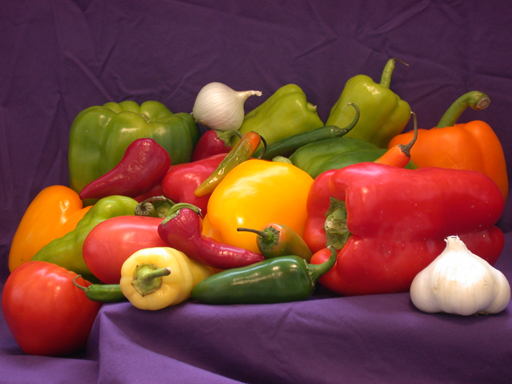
#> input picture peppers.bmp, 512 x 384 px; the run also reads 1 picture not shown here
$ python main.py
#> lines starting #> are read from the running program, lines starting #| are printed output that depends on the picture; long printed decimals are rounded; pictures that were not available may be replaced by others from this repository, and a replacement may not be noted
# This is a sample Python script.

# Press Shift+F10 to execute it or replace it with your code.
# Press Double Shift to search everywhere for classes, files, tool windows, actions, and settings.

import numpy as np
import matplotlib.pyplot as plt
import matplotlib.colors as clr
import cv2
import scipy.fftpack as fft
from numpy import r_


colorlist = ["gold", "red"]
colorlistRed = ["black", "red"]
colorlistGreen = ["black", "green"]
colorlistBlue = ["black", "blue"]


# [32 lines left out: function downsample_inter, not called in this run]


def upsample_rep(img_in, num):
    w, h, c = img_in.shape

    cm_grey = clr.LinearSegmentedColormap.from_list('greyMap', [(0, 0, 0), (1, 1, 1)], 256)
    if num == 420:
        img_out = np.zeros((w * 2, h * 2, 2))
    elif num == 422:
        img_out = np.zeros((w, h*2, 2))
    for i in range(2):
        dsImg = img_in[:, :, i]
        stepX = 2
        stepY = 2
        # print("\nUpsampling with repetitions\n")

        fig = plt.figure(figsize=(20, 20))

        if num == 420:  # coisa bonita
            usImg = np.repeat(dsImg, stepX, axis=1)
            l, c = usImg.shape
            usImg = np.repeat(usImg, stepY, axis=0)
        elif num == 422:  # coisa bonita
            usImg = np.repeat(dsImg, stepX, axis=1)
            l, c = usImg.shape

        fig.add_subplot(1, 2, 1)
        plt.imshow(dsImg,cm_grey)
        plt.title('downsampled')
        plt.axis('image')

        fig.add_subplot(1, 2, 2)
        plt.imshow(usImg,cm_grey)
        plt.title('upsampled with repetitions')
        plt.axis('image')
        plt.show()

        # print("dsImg size = ", dsImg.shape)
        # print("usImg size = ", usImg.shape)
        img_out[:, :, i] = usImg

    return img_out


# [34 lines left out: function upsample_inter, not called in this run]


def downsample_nointer(img_in, num):
    w, h, c = img_in.shape

    cm_grey = clr.LinearSegmentedColormap.from_list('greyMap', [(0, 0, 0), (1, 1, 1)], 256)
    if num == 420:
        img_out = np.zeros((w//2, h//2, 2))
    elif num == 422:
        img_out = np.zeros((w, h//2, 2))
    for i in range(2):
        img = img_in[:, :, i]
        stepX = 2
        stepY = 2

        # print("\nDownsampling 4:2:0 using openCv with interpolation filter\n")

        if num == 420:  # coisa bonita
            dsImg = img[::stepX, ::stepY]

        elif num == 422:  # coisa bonita
            dsImg = img[:, ::stepX]

        fig = plt.figure(figsize=(10, 10))
        fig.add_subplot(1, 2, 1)
        plt.imshow(img,cm_grey)
        plt.title('Original')
        plt.axis('image')

        # [9 lines of commented-out code are left out]

        fig.add_subplot(1, 2, 2)
        plt.imshow(dsImg,cm_grey)
        if num == 420:  # coisa bonita
            plt.title('downsampled 4:2:0 sx = 0.5, sy = 0.5  no interp')

        elif num == 422:  # coisa bonita
            plt.title('downsampled 4:2:2 sx = 0.5 no interp')
        plt.axis('image')
        img_out[:, :, i] = dsImg

    return img_out


# [66 lines left out: functions DCT, iDCT, not called in this run]


def idctBlocks(yin,cbcrin, d):
    w, h, c = cbcrin.shape
    cbcrout = np.zeros((w,h,2))
    for k in range(3):
        if(k==0):
            img = yin
            w, h = img.shape
            yout = np.zeros((w,h))
            idct = np.zeros((w,h))

        else:
            img_in = cbcrin
            img = img_in[:, :, k-1]
            w, h, c = img_in.shape
            idct1 = np.zeros((w,h))

        cm_grey = clr.LinearSegmentedColormap.from_list('greyMap', [(0, 0, 0), (1, 1, 1)], 256)


        dctImg1 = img


        if(k==0):
            for i in r_[:w:d]:
                for j in r_[:h:d]:
                    idct[i:(i + d), j:(j + d)] = idct2(dctImg1[i:(i + d), j:(j + d)])
            yout = idct
        else:
            for i in r_[:w:d]:
                for j in r_[:h:d]:
                    idct1[i:(i + d), j:(j + d)] = idct2(dctImg1[i:(i + d), j:(j + d)])
            cbcrout[:,:,k-1] = idct1


        print("IDCT ---------------------------------------------------- \n" + str(idct))
        plt.figure(figsize=(20, 20))
        plt.imshow(idct,cm_grey)
        stringTitle = "IDCT of " + str(d) + "blocks"
        plt.title(stringTitle)

    return yout,cbcrout


def dctBasisImg(img, d):
    imsize = img.shape
    dct = np.zeros(imsize)
    dctLog = np.zeros(dct.shape)
    for i in r_[:imsize[0]:d]:
        for j in r_[:imsize[1]:d]:
            dct[i:(i + d), j:(j + d)] = dct2(img[i:(i + d), j:(j + d)])

    dctLog = np.log(np.abs(dct) + 0.0001)
    return dct, dctLog


def dct2(a):
    dctImg = fft.dct(fft.dct(a, norm='ortho').T, norm='ortho').T
    return dctImg


def idct2(dctImg):
    idctImg = fft.idct(fft.idct(dctImg, norm="ortho").T, norm="ortho").T
    return idctImg


def DCT_block(yin, cbcrin):
    w, h, c = cbcrin.shape
    cbcrout = np.zeros((w,h,2))
    cbcrout64 = np.zeros((w,h,2))
    for k in range(3):
        if(k==0):
            img = yin
            w, h = img.shape
            yout = np.zeros((w,h))
            yout = np.zeros((w,h))
            yout64 = np.zeros((w,h))

        else:
            img_in = cbcrin
            img = img_in[:, :, k-1]
            w, h, c = img_in.shape
        cm_grey = clr.LinearSegmentedColormap.from_list('greyMap', [(0, 0, 0), (1, 1, 1)], 256)

        dct8x8, log8x8 = dctBasisImg(img, 8)

        fig = plt.figure(figsize=(20, 20))
        fig.add_subplot(1,2,1)
        plt.imshow(log8x8, cm_grey)
        plt.title("Log of 8x8 DCT")

        fig.add_subplot(1,2,2)
        plt.imshow(dct8x8,  cm_grey , vmax=np.max(dct8x8) * 0.01, vmin=0)
        plt.title("8x8 DCTs of the image")

        dct64x64,log64x64 = dctBasisImg(img, 64)

        fig = plt.figure(figsize=(20, 20))
        fig.add_subplot(1,2,1)
        plt.imshow(log64x64,  cm_grey )
        plt.title("Log of 64x64 DCT")

        fig.add_subplot(1,2,2)
        plt.imshow(dct64x64,  cm_grey , vmax=np.max(dct8x8) * 0.01, vmin=0)
        plt.title("64x64 DCTs of the image")

        if(k==0):
            yout = dct8x8
            yout64 = dct64x64
        else:
            cbcrout[:,:,k-1] = dct8x8
            cbcrout64[:,:,k-1] = dct64x64

    return yout, yout64, cbcrout, cbcrout64

def getMatrix(i, qFactor):
    LumMatrix =  np.array([[16, 11, 10, 16,  24,  40,  51,  61],
                           [12, 12, 14, 19,  26,  58,  60,  55],
                           [14, 13, 16, 24,  40,  57,  69,  56],
                           [14, 17, 22, 29,  51,  87,  80,  62],
                           [18, 22, 37, 56,  68, 109, 103,  77],
                           [24, 35, 55, 64,  81, 104, 113,  92],
                           [49, 64, 78, 87, 103, 121, 120, 101],
                           [72, 92, 95, 98, 112, 100, 103,  99]])
    CromMatrix = np.array([[17, 18, 24, 47, 99, 99, 99, 99],
                           [18, 21, 26, 66, 99, 99, 99, 99],
                           [24, 26, 56, 99, 99, 99, 99, 99],
                           [47, 66, 99, 99, 99, 99, 99, 99],
                           [99, 99, 99, 99, 99, 99, 99, 99],
                           [99, 99, 99, 99, 99, 99, 99, 99],
                           [99, 99, 99, 99, 99, 99, 99, 99],
                           [99, 99, 99, 99, 99, 99, 99, 99]])

    if(qFactor == 100):
        matrix1 = np.ones(LumMatrix.shape)
        return matrix1

    if(i == 0):
        matrix1 = LumMatrix
    else:
        matrix1 = CromMatrix

    if (qFactor < 50):

        S = 50/qFactor
    else:
        S = (100 - qFactor)/50


    matrix = np.round(S*matrix1)
    matrix[matrix > 255] = 255
    matrix[matrix < 1] = 1


    print(matrix)
    return matrix


def reverseQuantization(yin,cbcrin,qFactor):
    w, h, c = cbcrin.shape
    cbcrout = np.zeros((w,h,2))
    for k in range(3):
        if(k==0):
            img = yin
            w, h = img.shape
            yout = np.zeros((w,h))
            unQuantizedImg = np.zeros(img.shape)
        else:
            img_in = cbcrin
            img = img_in[:, :, k-1]
            w, h, c = img_in.shape
            unQuantizedImg = np.zeros((w,h))
        cm_grey = clr.LinearSegmentedColormap.from_list('greyMap', [(0, 0, 0), (1, 1, 1)], 256)

        matrix = getMatrix(k,qFactor)
        imgChannel = img[:,:]
        for i in r_[:w:8]:
            for j in r_[:h:8]:
                bocadinho = imgChannel[i:(i + 8), j:(j + 8)]

                bocadinho = np.round(bocadinho*matrix)
                unQuantizedImg[i:(i + 8), j:(j + 8)] = bocadinho

        if(k==0):
            yout = unQuantizedImg

        else:
            cbcrout[:,:,k-1] = unQuantizedImg

        plt.figure(figsize=(20, 20))
        plt.imshow(np.log(np.abs(unQuantizedImg)+0.0001),cm_grey)
        stringTitle = "Channel:" + str(k) + " UnQuantized with Quality of: " + str(qFactor)
        plt.title(stringTitle)
    return  yout,cbcrout


def quantization(yin, cbcrin, qFactor):
    w, h, c = cbcrin.shape
    cbcrout = np.zeros((w,h,2))
    for k in range(3):
        if(k==0):
            img = yin
            w, h = img.shape
            yout = np.zeros((w,h))
            QuantizedImg = np.zeros(img.shape)
            imgChannel = img

        else:
            img_in = cbcrin
            img = img_in[:, :, k-1]
            w, h, c = img_in.shape
            QuantizedImg = np.zeros((w,h))
            imgChannel = img[:,:]
        cm_grey = clr.LinearSegmentedColormap.from_list('greyMap', [(0, 0, 0), (1, 1, 1)], 256)

        matrix = getMatrix(k,qFactor)

        for i in r_[:w:8]:
            for j in r_[:h:8]:
                bocadinho = imgChannel[i:(i + 8), j:(j + 8)]

                bocadinho = np.round(bocadinho/matrix)
                QuantizedImg[i:(i + 8), j:(j + 8)] = bocadinho

        if(k==0):
            yout = QuantizedImg

        else:
            cbcrout[:,:,k-1] = QuantizedImg

        plt.figure(figsize=(20, 20))
        plt.imshow(np.log(np.abs(QuantizedImg)+0.0001),cm_grey)
        stringTitle = "Channel:" + str(k) + " Quantized with Quality of: " + str(qFactor)
        plt.title(stringTitle)

    return  yout,cbcrout

def DCdpcm(yin, cbcrin, flag):
    w, h, c = cbcrin.shape
    cbcrout = np.zeros((w,h,2))
    for k in range(3):
        if(k==0):
            imgChannel = yin
            w, h = imgChannel.shape
            yout = np.zeros((w,h))


        else:
            img_in = cbcrin
            w, h, c = cbcrin.shape
            imgChannel = img_in[:, :, k-1]


        cm_grey = clr.LinearSegmentedColormap.from_list('greyMap', [(0, 0, 0), (1, 1, 1)], 256)

        for i in r_[:w:8]:
            for j in r_[:h:8]:
                if(i ==0 and j==0):
                    dc0 = imgChannel[0,0]

                    print(dc0)
                    continue
                dci = imgChannel[i,j]
                if(flag):
                    di = dci - dc0
                else:
                    di= dci+dc0
                #print("AAAAAAAAAAAAAAAAAAAAAAAAAAAAAAAAAAAAAAAAAAAAAAAAAAAAAAAAAAAAAAAAAAAAAAAAAAAAAAAAAAAAAA" + str(di))

                imgChannel[i,j] = di
                if(flag):
                    dc0 = dci
                else:
                    dc0 = di

        if(k==0):
            yout = imgChannel

        else:
            cbcrout[:,:,k-1] = imgChannel

        plt.figure(figsize=(20, 20))
        plt.imshow(np.log(np.abs(imgChannel)+0.0001),cm_grey)
        if(flag):
            stringTitle = "Channel:" + str(k) + " DPCM'd "
        else:
            stringTitle = "Channel:" + str(k) + " un- DPCM'd "

        plt.title(stringTitle)

    return yout,cbcrout


def visualizacao(img):
    # 3
    img = user_colormap(img)
    img = colormap(img)
    return img


def user_colormap(img):
    R = img[:, :, 0]
    G = img[:, :, 1]
    B = img[:, :, 2]
    cmgen = clr.LinearSegmentedColormap.from_list('myclrmap', colorlist, N=256)

    plt.figure()
    plt.imshow(R, cmgen)
    plt.axis('off')
    plt.show()

    return img


def colormap(img):
    R = img[:, :, 0]
    G = img[:, :, 1]
    B = img[:, :, 2]
    cmred = clr.LinearSegmentedColormap.from_list('myred', colorlistRed, N=256)
    cmgreen = clr.LinearSegmentedColormap.from_list(
        'mygreen', colorlistGreen, N=256)
    cmblue = clr.LinearSegmentedColormap.from_list(
        'myblue', colorlistBlue, N=256)

    plt.figure()
    plt.imshow(R, cmred)
    plt.axis('off')
    plt.show()
    plt.figure()
    plt.imshow(G, cmgreen)
    plt.axis('off')
    plt.show()
    plt.figure()
    plt.imshow(B, cmblue)
    plt.axis('off')
    plt.show()

    return img


def RGB2YCbCr(img, tc):
    # 5
    R = img[:, :, 0]
    floatR = R.astype(float)
    G = img[:, :, 1]
    floatG = G.astype(float)
    B = img[:, :, 2]
    floatB = B.astype(float)
    cbcr = np.empty_like(img, dtype=float)

    # Y
    cbcr[:, :, 0] = tc[0][0] * floatR + tc[0][1] * floatG + tc[0][2] * floatB
    # Cb
    cbcr[:, :, 1] = 128 + tc[1][0] * floatR + \
        tc[1][1] * floatG + tc[1][2] * floatB
    # Cr
    cbcr[:, :, 2] = 128 + tc[2][0] * floatR + \
        tc[2][1] * floatG + tc[2][2] * floatB

    transcol = cbcr

    colorlistgray = ["black", (0.5, 0.5, 0.5)]

    cmgray = clr.LinearSegmentedColormap.from_list(
        'myclrmap', colorlistgray, N=256)

    # transcol = cv2.cvtColor(img, cv2.COLOR_BGR2YCrCb)
    plt.figure()
    plt.imshow(transcol[:, :, 0], cmgray)
    # print(transcol.shape)
    plt.axis('off')
    plt.show()

    plt.figure()
    plt.imshow(transcol[:, :, 1], cmgray)
    plt.axis('off')
    plt.show()

    plt.figure()
    plt.imshow(transcol[:, :, 2], cmgray)
    plt.axis('off')
    plt.show()

    return cbcr


def getRGB(img):
    R = img[:, :, 0]
    G = img[:, :, 1]
    B = img[:, :, 2]

    return R, G, B


def invRGB(R, G, B, shape):
    inv = np.zeros(shape)
    inv[:, :, 0] = R
    inv[:, :, 1] = G
    inv[:, :, 2] = B

    return inv


def YCbCr2RGb(img, tc):


    Y = img[:, :, 0]
    Cb = img[:, :, 1]
    Cr = img[:, :, 2]

    tc_invertida = np.linalg.inv(tc)
    # print(tc_invertida)

    R = Y * tc_invertida[0][0] + (Cb - 128) * \
        tc_invertida[0][1] + (Cr - 128) * tc_invertida[0][2]
    G = Y * tc_invertida[1][0] + (Cb - 128) * \
        tc_invertida[1][1] + (Cr - 128) * tc_invertida[1][2]
    B = Y * tc_invertida[2][0] + (Cb - 128) * \
        tc_invertida[2][1] + (Cr - 128) * tc_invertida[2][2]

    rgb = img.astype(float)
    # print(R[:8, :8])
    # print("-----------------------")

    rgb = invRGB(R, G, B, img.shape)
    rgb = rgb.round()

    rgb[rgb > 255] = 255
    rgb[rgb < 0] = 0
    rgb = np.uint8(rgb)

    # print(tc_invertida.T)

    plt.figure()
    plt.imshow(rgb)
    plt.show()

    return rgb


def getImage_inv(img):
    cmred_rev = clr.LinearSegmentedColormap.from_list(
        'myred', colorlistRed[::-1], N=256)
    cmgreen_rev = clr.LinearSegmentedColormap.from_list(
        'mygreen', colorlistGreen[::-1], N=256)
    cmblue_rev = clr.LinearSegmentedColormap.from_list(
        'myblue', colorlistBlue[::-1], N=256)

    plt.figure()
    plt.imshow(img, cmred_rev)
    plt.axis('off')
    plt.show()
    plt.figure()
    plt.imshow(img, cmgreen_rev)
    plt.axis('off')
    plt.show()
    plt.figure()
    plt.imshow(img, cmblue_rev)
    plt.axis('off')
    plt.show()

    return img


def padding(img):
    # print(img.shape)
    # print("padding")
    height_or, width_or, channels = img.shape

    height = height_or
    width = width_or

    # [6 lines of commented-out code are left out]
    R, G, B = getRGB(img)

    if (height % 16) != 0:
        resto = 16 - height % 16

        # [10 lines of commented-out code are left out]
        img = np.pad(img, ((0, resto), (0, 0), (0, 0)), mode="edge")
        resto = 0

    if (width % 16) != 0:
        resto = 16 - width % 16

        # [11 lines of commented-out code are left out]
        img = np.pad(img, ((0, 0), (0, resto), (0, 0)), mode="edge")
        resto = 0

    plt.figure()
    plt.imshow(img)
    plt.show()
    # print(img.shape)

    return img


def getImageOriginal(img, height, width):
    img = img[0:height, 0:width]

    plt.figure()
    plt.imshow(img)
    print(img.shape)
    plt.axis('off')
    plt.show()

    return img

def encoder(img, tc, ratio, qFactor):
    print('Encoding image')
    # 2
    img = visualizacao(img)
    # 4
    img = padding(img)
    # 5
    cbcr = RGB2YCbCr(img, tc)

    w,h,c = cbcr.shape
    imgY = np.zeros((w,h))
    imgNew = np.zeros((w,h,2))
    imgY = cbcr[:,:,0]
    imgNew[:,:,0] = cbcr[:,:,1]
    imgNew[:,:,1] = cbcr[:,:,2]
    cbcrNew = downsample_nointer(imgNew, ratio)


    yout, yout64, cbcrout, cbcrout64 = DCT_block(imgY,cbcrNew)

    qyout, qcbcrout = quantization(yout,cbcrout, qFactor)

    dpcmy, dpcmcbcr = DCdpcm(qyout,qcbcrout, True)

    return  yout64,cbcrout64, dpcmy, dpcmcbcr


def decoder( yout64,cbcrout64, dpcmy, dpcmcbcr, h, w, tc, ratio, qFactor):
    print('Decoding image')

    dpcmIy, dpcmIcbcr = DCdpcm(dpcmy,dpcmcbcr,False)
    rDpcmy, rDpcmcbcr = reverseQuantization(dpcmIy, dpcmIcbcr, qFactor)

    blockedOuty, blockedOutcbcr = idctBlocks(rDpcmy, rDpcmcbcr, 8)


    cbcrInter = upsample_rep(blockedOutcbcr, ratio)
    w1,h1,c = cbcrInter.shape
    idctBlocks3 = np.zeros((w1,h1,3))

    idctBlocks3[:,:,0] = blockedOuty
    idctBlocks3[:,:,1] = cbcrInter[:,:,0]
    idctBlocks3[:,:,2] = cbcrInter[:,:,1]

    # 5
    img = YCbCr2RGb(idctBlocks3, tc)
    # 4
    img = getImageOriginal(img, h, w)
    # 3
    img = getImage_inv(img)

    return img

def metrics(img,img_rec):
    # Calculation of Mean Squared Error (MSE)
    mse = np.square(np.subtract(img,img_rec)).mean()
    rmse = np.sqrt(mse)

    #snr = signaltonoise(img_rec, axis=0,ddof=0)
    P = np.sum(np.square(img))/np.prod(img.shape)
    snr = 10*np.log10(P/mse)

    if(mse == 0):  # MSE is zero means no noise is present in the signal .
                  # Therefore PSNR have no importance.
        return 100
    max_pixel = 255.0
    psnr = 20 * np.log10(max_pixel / rmse)

    print("mse:",mse)
    print("rmse:",rmse)
    print("snr:",snr)
    print("psnr:",psnr)

def main():
    # 1
    img = {}

    img[0] = plt.imread('peppers.bmp')
    img[1] = plt.imread('logo.bmp')
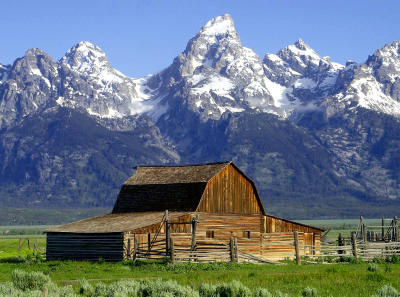
#> input picture barn_mountains.jpg, 400 x 297 px, given in place of logo.bmp, which was not available
    img[2] = plt.imread('barn_mountains.bmp')

    k = 2
    h, w, c = img[k].shape
#> h = 297; w = 400; c = 3
    img_in = img[k]

    plt.figure()
    plt.imshow(img[k])
    plt.show()

    tc = np.array([[0.299, 0.587, 0.114],
                   [-0.168736, -0.331264, 0.5],
                   [0.5, -0.418688, -0.081312]])
    qFactor = 100
    dsusRatio = 420
    cbcr_inter, dct64x64, imgDct, dpcmImg = encoder(img_in, tc, dsusRatio, qFactor)
#> the loop in DCT_block, `for k in range(3):` made 3 passes
#> pass 1, in dct2 (call 1901), `dctImg = fft.dct(fft.dct(a, norm='ortho').T, norm='ortho').T`:
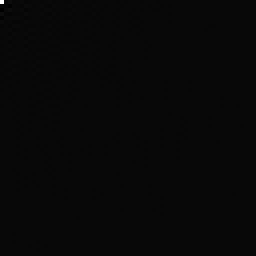
#> dctImg: shape (64, 64) float64 (shown 4 times larger); min -342.9, max 10278.2, mean 2.4; drawn with min black and max white
#> the loop in quantization, `for k in range(3):` made 3 passes
#> pass 2, in quantization, `img = img_in[:, :, k-1]`:
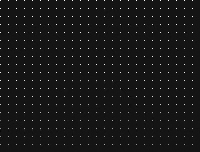
#> img: shape (152, 200) float64; min -122, max 1368.7, mean 17.1; drawn with min black and max white
#> in DCdpcm, `w, h, c = cbcrin.shape`: w = 152; h = 200; c = 2
#> the loop in DCdpcm, `for k in range(3):` made 3 passes
#> (w, h, c) on passes 2 to 3: (152, 200, 2), (152, 200, 2)
#> (w, h) on pass 1: (304, 400)
#> pass 1, in DCdpcm, `yout = imgChannel`:
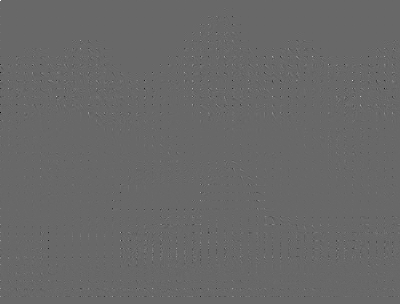
#> yout: shape (304, 400) float64; min -860, max 1235, mean 0; drawn with min black and max white
    img_dec = decoder(cbcr_inter, dct64x64, imgDct, dpcmImg, h, w, tc, dsusRatio, qFactor)
#> the loop in DCdpcm (call 2), `for k in range(3):` made 3 passes
#> in reverseQuantization, `w, h, c = cbcrin.shape`: w = 152; h = 200; c = 2
#> the loop in reverseQuantization, `for k in range(3):` made 3 passes
#> in idctBlocks, `w, h, c = cbcrin.shape`: w = 152; h = 200; c = 2
#> the loop in idctBlocks, `for k in range(3):` made 3 passes
#> (printed output is left out)
#> in upsample_rep, `w, h, c = img_in.shape`: w = 152; h = 200; c = 2
#> the loop in upsample_rep, `for i in range(2):` made 2 passes
#> (l, c) on passes 1 to 2: (152, 400), (152, 400)
#> pass 1, in upsample_rep, `dsImg = img_in[:, :, i]`:
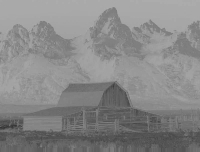
#> dsImg: shape (152, 200) float64; min 53.34, max 172.7, mean 135.8
#> pass 1, in upsample_rep, `usImg = np.repeat(dsImg, stepX, axis=1)`:
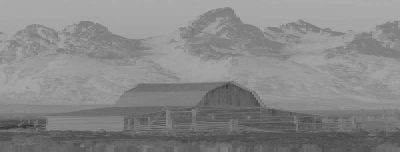
#> usImg: shape (152, 400) float64; min 53.34, max 172.7, mean 135.8
#> pass 1, in upsample_rep, `plt.show()`:
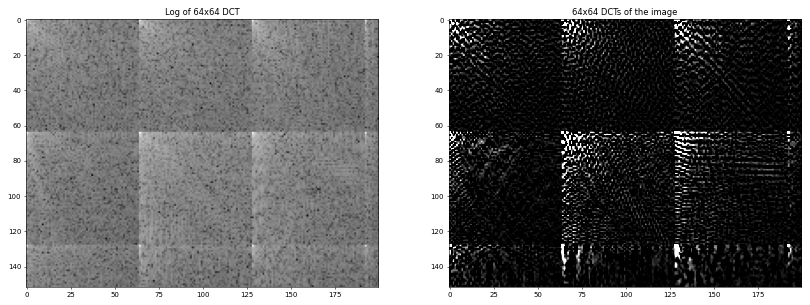
#> figure drawn by matplotlib, 2 panels
#> in decoder, `w1,h1,c = cbcrInter.shape`: w1 = 304; h1 = 400; c = 2
#> in YCbCr2RGb, `tc_invertida = np.linalg.inv(tc)`: tc_invertida = [[1, -1.22e-06, 1.4], [1, -0.344, -0.714], [1, 1.77, 4.06e-07]]
#| (297, 400, 3)

    metrics(img[k],img_dec)
#> in metrics, `mse = np.square(np.subtract(img,img_rec)).mean()`: mse = 10.3
#> in metrics, `rmse = np.sqrt(mse)`: rmse = 3.21
#> in metrics, `P = np.sum(np.square(img))/np.prod(img.shape)`: P = 100.4
#> in metrics, `snr = 10*np.log10(P/mse)`: snr = 9.89
#> in metrics, `psnr = 20 * np.log10(max_pixel / rmse)`: psnr = 38
#| mse: 10.298
#| rmse: 3.209
#| snr: 9.890
#| psnr: 38.003
    # [10 lines of commented-out code are left out]

if __name__ == '__main__':
    plt.close('all')
    main()
